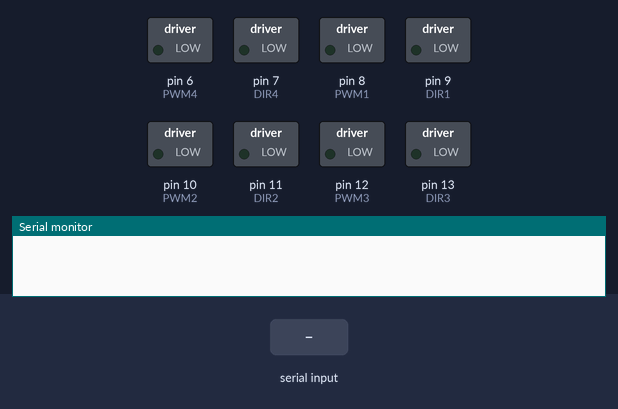
Bench run of a sketch on a simulated Arduino Mega 2560, built with avr-gcc and run on an emulated ATmega2560. Parts: switched loads named in the sketch (green lamp = pin HIGH), the last lines printed to the serial monitor. Inputs (shaded band) come from the test bench.

Above: at 1.2 s.
1.3 s: "90,45\n" received over the second serial link
At 2.0 s:
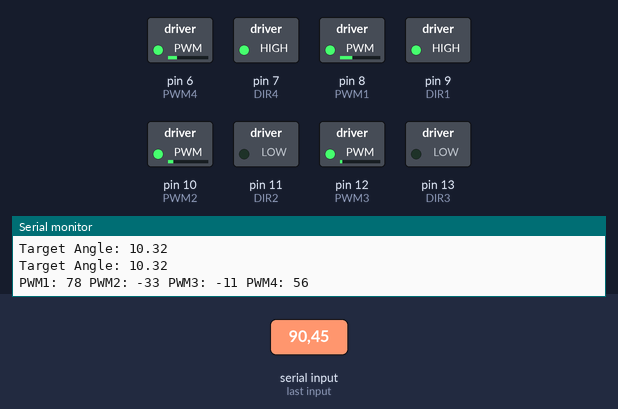
2.8 s: "30,150\n" received over the second serial link
At 3.3 s:
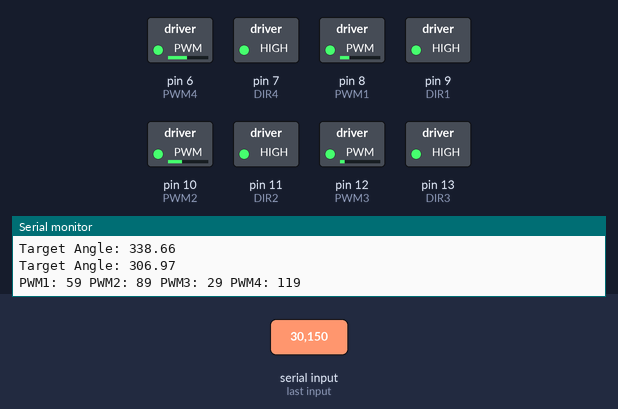
4.3 s: "90,45,200,10\n" received over the second serial link
At 4.6 s:
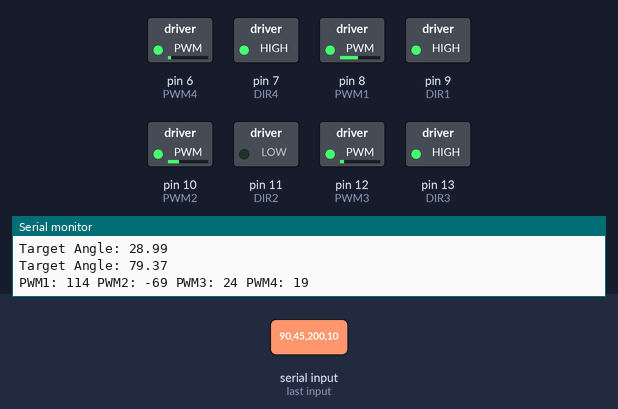
5.8 s: "30,150,10,200\n" received over the second serial link
At 7.0 s:
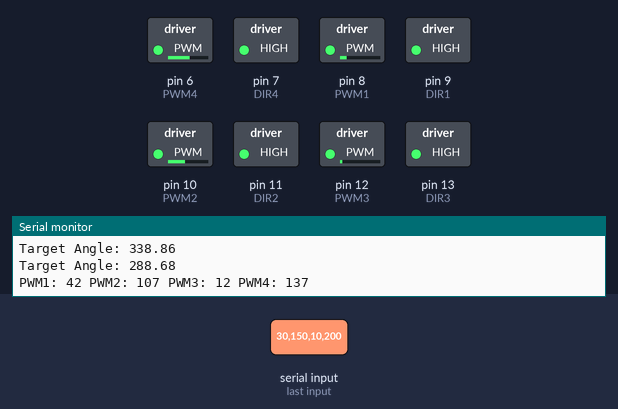
Timing chart, 0 to 8.3 s (numbered marks = the images above; inputs shaded):
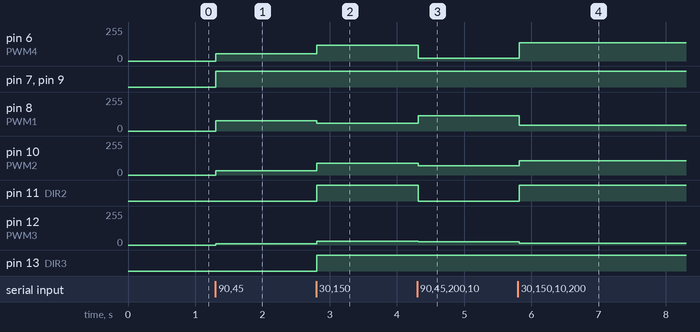

Measured:
- after the input at 1.3 s, pin 6 (PWM4): 0/255 → 56/255 at once; pin 7 (DIR4), pin 9 (DIR1): LOW → HIGH at once; pin 8 (PWM1): 0/255 → 78/255 at once; pin 10 (PWM2): 0/255 → 33/255 at once; pin 12 (PWM3): 0/255 → 11/255 at once
- after the input at 2.8 s, pin 6 (PWM4): 56/255 → 119/255 at once; pin 8 (PWM1): 78/255 → 59/255 at once; pin 10 (PWM2): 33/255 → 89/255 at once; pin 11 (DIR2), pin 13 (DIR3): LOW → HIGH at once; pin 12 (PWM3): 11/255 → 29/255 at once
- after the input at 4.3 s, pin 6 (PWM4): 119/255 → 19/255 at once; pin 8 (PWM1): 59/255 → 114/255 at once; pin 10 (PWM2): 89/255 → 69/255 at once; pin 11 (DIR2): HIGH → LOW at once; pin 12 (PWM3): 29/255 → 24/255 at once
- after the input at 5.8 s, pin 6 (PWM4): 19/255 → 137/255 at once; pin 8 (PWM1): 114/255 → 42/255 at once; pin 10 (PWM2): 69/255 → 107/255 at once; pin 11 (DIR2): LOW → HIGH at once; pin 12 (PWM3): 24/255 → 12/255 at once

The sketch:

rotation.ino
```cpp
int PWM1 = 8, DIR1 = 9;
int PWM2 = 10, DIR2 = 11;
int PWM3 = 12, DIR3 = 13;
int PWM4 = 6, DIR4 = 7;

float old_target_angle = 0.0;
const float max_ang_s = 180.0; // Max angular speed (deg/sec)

void setup() {
    Serial.begin(115200); // Higher baud rate for better accuracy
    Serial3.begin(9600);  // Communication with ESP32

    pinMode(PWM1, OUTPUT); pinMode(DIR1, OUTPUT);
    pinMode(PWM2, OUTPUT); pinMode(DIR2, OUTPUT);
    pinMode(PWM3, OUTPUT); pinMode(DIR3, OUTPUT);
    pinMode(PWM4, OUTPUT); pinMode(DIR4, OUTPUT);
}

void loop() {
    js();  // Process joystick input continuously
}
float calculateTargetAngle(int throttle, int brake, float max_angular_speed) {
    static float target_angle = 0.0;
    static unsigned long last_update_time = 0;

    unsigned long current_time = millis();
    float dt = (current_time - last_update_time) / 1000.0;

    if (dt > 0.0) { // Prevent divide-by-zero errors
        last_update_time = current_time;

        // Compute rotation speed (ω)
        float omega = ((throttle - brake) / 1024.0) * max_angular_speed;

        // Update target angle
        target_angle = fmod((target_angle + (omega * dt)), 360.0);

        // Keep target_angle within 0–360 range
        if (target_angle < 0) {
            target_angle += 360.0;
        }
    }

    return target_angle;
}
void js() {
    if (Serial3.available() > 0) {
        String data = Serial3.readStringUntil('\n');

        // stp 1 JoyX, JoyY, Throttle, Brake
        int delimiter1 = data.indexOf(',');
        int delimiter2 = data.indexOf(',', delimiter1 + 1);
        int delimiter3 = data.indexOf(',', delimiter2 + 1);

        if (delimiter1 != -1 && delimiter3 != -1) {
            int JoyX = data.substring(0, delimiter1).toInt();
            int JoyY = data.substring(delimiter1 + 1, delimiter2).toInt();
            int Throttle = data.substring(delimiter2 + 1, delimiter3).toInt();
            int Brake = data.substring(delimiter3 + 1).toInt();

            float target_angle = calculateTargetAngle(Throttle, Brake, max_ang_s);

            Serial.print("Target Angle: ");
            Serial.println(target_angle);
            // step 2 cals angularS
            int R = Throttle - Brake;
            float ang_s = (R / 1023.0) * max_ang_s;

            // update target ang
            static unsigned long last_update_time = millis();
            unsigned long current_time = millis();
            float delta_t = (current_time - last_update_time) / 1000.0; // Convert to seconds
            last_update_time = current_time;

            float new_tarAn = target_angle + (ang_s * delta_t);
            target_angle = new_tarAn; //update target anglr

            // step 3 normalization
            float xnor = JoyX / 512.0;
            float ynor = JoyY / 512.0;
            float rnor = ang_s / max_ang_s;

            //  motor formula for dir
            float M1 = xnor + ynor + rnor;
            float M2 = ynor - xnor - rnor;
            float M3 = ynor - xnor + rnor;
            float M4 = ynor + xnor - rnor;

            // find max absolute value
            float max_val = max(max(abs(M1), abs(M2)), max(abs(M3), abs(M4)));

            // nrmalize if max_val > 1
            if (max_val > 1) {
                M1 /= max_val;
                M2 /= max_val;
                M3 /= max_val;
                M4 /= max_val;
            }

            // convert to PWM
            int Pwm1 = M1 * 255;
            int Pwm2 = M2 * 255;
            int Pwm3 = M3 * 255;
            int Pwm4 = M4 * 255;


            digitalWrite(DIR1, Pwm1 > 0);
            digitalWrite(DIR2, Pwm2 > 0);
            digitalWrite(DIR3, Pwm3 > 0);
            digitalWrite(DIR4, Pwm4 > 0);

            analogWrite(PWM1, abs(Pwm1));
            analogWrite(PWM2, abs(Pwm2));
            analogWrite(PWM3, abs(Pwm3));
            analogWrite(PWM4, abs(Pwm4));

            Serial.print("Target Angle: ");
            Serial.println(new_tarAn);
            Serial.print("PWM1: "); Serial.print(Pwm1);
            Serial.print(" PWM2: "); Serial.print(Pwm2);
            Serial.print(" PWM3: "); Serial.print(Pwm3);
            Serial.print(" PWM4: "); Serial.println(Pwm4);
        }
    }
}
```
